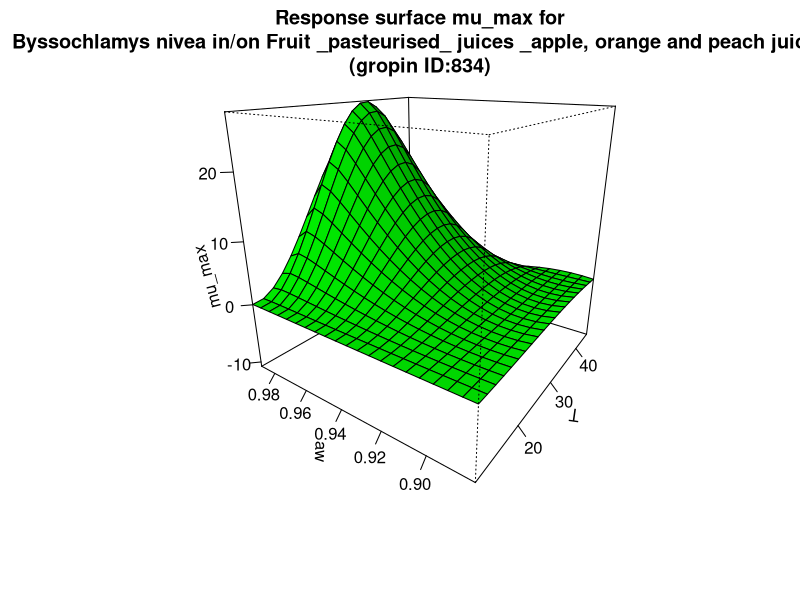

This figure's R source:
#############################
# start of Parameter script
#############################
T <- seq(10.01,44.955044955045,length.out=21)
aw <- seq(0.88088,0.989010989010989,length.out=21)
#############################
# end of Parameter script
#############################
############################# 
# start of Model script Gropin ID 834 
#############################
 
# constant coefficients for this model
 
variables <- data.frame(T,aw)
argumentsPar <- expand.grid(variables)
 
# heart of the model
response_surface <- function(T,aw) {
   mumax <-28.03*((((T-10.58)^2)*(T-43.21))/((32.13-10.58)*((32.13-10.58)*(T-32.13)-(32.13-43.25)*(32.13+10.58-2*T))))*((((aw-0.892)^2)*(aw-0.992))/((0.984-0.892)*((0.984-0.892)*(aw-0.984)-(0.984-0.992)*(0.984+0.892-2*aw))))

return(mumax=mumax)
} 

# output parameters
mumax <- cbind(argumentsPar,response_surface(argumentsPar['T'],argumentsPar['aw']))
colnames(mumax) <- c(colnames(argumentsPar),'mumax')
#############################
# End of Model script
#############################
############################# 
# start of Visualisation script Gropin ID 834 
#############################
persp(T,aw,matrix(unlist(mumax$mumax),nrow=21),col = 'green',xlab='T',ylab='aw',zlab='mu_max',main='Response surface mu_max for
Byssochlamys nivea in/on Fruit _pasteurised_ juices _apple, orange and peach juice_
(gropin ID:834)',theta=305,phi=20,shade=0.25,ticktype = 'detailed')
#############################
# End of Visualisation script
#############################
